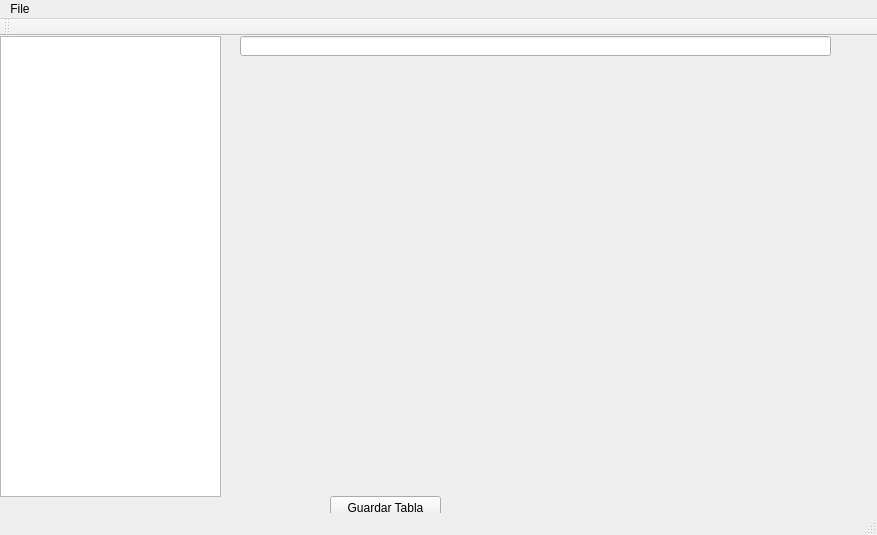
<?xml version="1.0" encoding="UTF-8"?>
<ui version="4.0">
 <class>MainWindow</class>
 <widget class="QMainWindow" name="MainWindow">
  <property name="geometry">
   <rect>
    <x>0</x>
    <y>0</y>
    <width>877</width>
    <height>535</height>
   </rect>
  </property>
  <property name="windowTitle">
   <string>MainWindow</string>
  </property>
  <widget class="QWidget" name="centralWidget">
   <widget class="QStackedWidget" name="stackedWidget">
    <property name="geometry">
     <rect>
      <x>250</x>
      <y>40</y>
      <width>611</width>
      <height>421</height>
     </rect>
    </property>
    <property name="currentIndex">
     <number>0</number>
    </property>
    <widget class="QWidget" name="page"/>
    <widget class="QWidget" name="page_2"/>
   </widget>
   <widget class="QTreeWidget" name="treeWidget">
    <property name="geometry">
     <rect>
      <x>0</x>
      <y>0</y>
      <width>221</width>
      <height>461</height>
     </rect>
    </property>
    <attribute name="headerVisible">
     <bool>false</bool>
    </attribute>
    <column>
     <property name="text">
      <string notr="true">1</string>
     </property>
    </column>
   </widget>
   <widget class="QPushButton" name="pushButton">
    <property name="geometry">
     <rect>
      <x>330</x>
      <y>460</y>
      <width>111</width>
      <height>23</height>
     </rect>
    </property>
    <property name="text">
     <string>Guardar Tabla</string>
    </property>
   </widget>
   <widget class="QLineEdit" name="lineEdit">
    <property name="geometry">
     <rect>
      <x>240</x>
      <y>0</y>
      <width>591</width>
      <height>20</height>
     </rect>
    </property>
   </widget>
  </widget>
  <widget class="QMenuBar" name="menuBar">
   <property name="geometry">
    <rect>
     <x>0</x>
     <y>0</y>
     <width>877</width>
     <height>21</height>
    </rect>
   </property>
   <widget class="QMenu" name="menuFile">
    <property name="title">
     <string>File</string>
    </property>
    <addaction name="actionNew_Table"/>
    <addaction name="actionNuevo_Campo"/>
    <addaction name="actionNuevo_Campo_2"/>
   </widget>
   <addaction name="menuFile"/>
  </widget>
  <widget class="QToolBar" name="mainToolBar">
   <attribute name="toolBarArea">
    <enum>TopToolBarArea</enum>
   </attribute>
   <attribute name="toolBarBreak">
    <bool>false</bool>
   </attribute>
  </widget>
  <widget class="QStatusBar" name="statusBar"/>
  <action name="actionNew_Table">
   <property name="text">
    <string>Nueva Tabla</string>
   </property>
  </action>
  <action name="actionNuevo_Campo">
   <property name="text">
    <string>Definir Campo</string>
   </property>
  </action>
  <action name="actionNuevo_Campo_2">
   <property name="text">
    <string>Nuevo Registro</string>
   </property>
  </action>
 </widget>
 <layoutdefault spacing="6" margin="11"/>
 <resources/>
 <connections/>
</ui>
